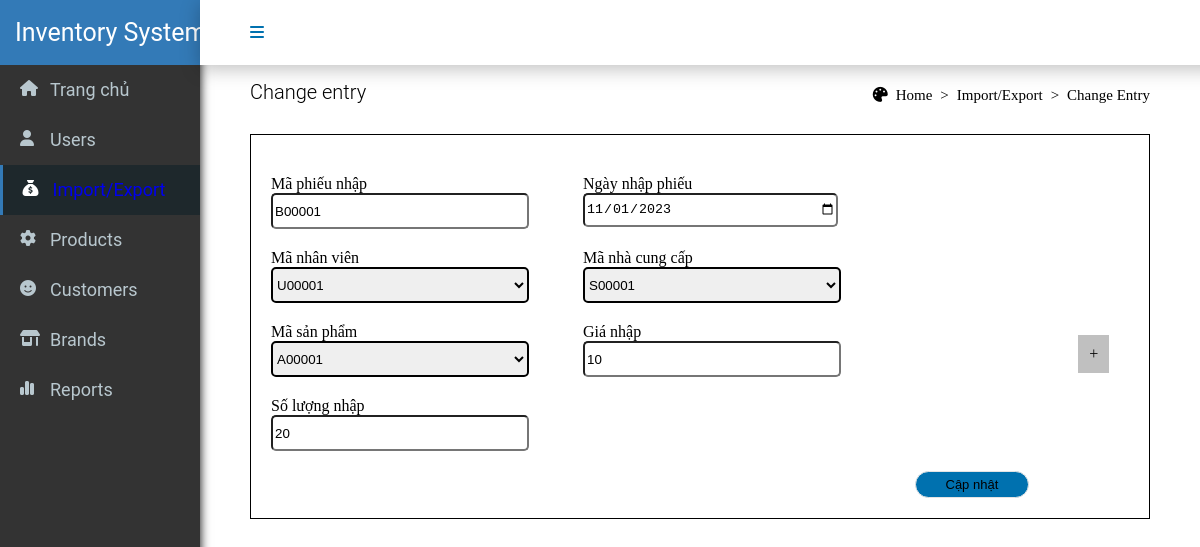
Screenshot of /application/create/change_entry.php?id=B00001 with the database file from the repository.
### tables this page shows
CREATE TABLE `import` (
  `import_ID` char(6) NOT NULL,
  `import_date` date DEFAULT NULL,
  `import_price` float DEFAULT NULL,
  `import_quantity` int(11) DEFAULT NULL,
  `supplier_ID` char(6) NOT NULL,
  `product_ID` char(6) NOT NULL,
  `user_ID` char(6) NOT NULL
);

### process/connect.php (called while the page is built, shortened)
<?php
abstract class connection {
    protected $DB_TYPE;
    protected $DB_HOST;
    protected $DB_NAME;
    protected $USER;
    protected $PW;
    protected $connection;
    public function __construct() {
        $this->DB_TYPE = 'mysql';
        $this->DB_HOST = 'localhost';
        $this->DB_NAME = 'inventory';
        $this->USER = 'root';
        $this->PW = '';
        $this->connection = $this->conn();
    }
    public function conn() {
        try {
            $conn = new PDO("$this->DB_TYPE:host=$this->DB_HOST;dbname=$this->DB_NAME", $this->USER, $this->PW);
            $conn->setAttribute(PDO::ATTR_DEFAULT_FETCH_MODE, PDO::FETCH_ASSOC);
            return $conn;
        } catch (Exception $e) {
            die("Connection failed: " . $e->getMessage());
        }
    }
    public function prepareSQL($sql) {
        return $this->connection->prepare($sql);
}
}
class Query extends connection {
    public function select($data) {
        $sql = "SELECT * FROM import WHERE import_ID = '$data'";
        $stmt = $this->prepareSQL($sql);
        $stmt->execute();
        return $stmt->fetchAll();
    }
}

### application/create/change_entry.php (the view, shortened to what this page needs)
<?php
require_once '../../process/connect.php';
$id = $_GET['id'];
$getinf = new Query();
$entrys = $getinf->select($id);
?>
<!DOCTYPE html>
<html lang="en">
<head>
    <link rel="stylesheet" href="../../css/index.css">
    <link rel="stylesheet" href="../../css/order.css">
    <link rel="stylesheet" href="../../css/output.css">
    <link rel="stylesheet" href="https://cdnjs.cloudflare.com/ajax/libs/font-awesome/6.4.0/css/all.min.css">
</head>
<body>
    <div class="navbar">
        <div class="navbar-box">
            <i class="fa-solid fa-bars active" style="color: #0071AF;"></i>
        </div>
    </div>
    <div class="sidebar">
        <h1>Inventory System</h1>
        <div class="sidebar-box">
            <i class="fa-solid fa-house" style="color: #b8c7ce;"></i>
            <h2><a href="../index.php">Trang chủ</a></h2>
        </div>
        <div class="sidebar-box">
            <i class="fa-solid fa-user" style="color: var(--white, #b8c7ce);"></i>
            <h2>Users</h2>
        </div>
        <div class="sidebar-box-active">
            <i class="fa-solid fa-sack-dollar" style="color: var(--white, white);"></i>
            <h2><a href="../order.php">Import/Export</a></h2>
        </div>
        <div class="sidebar-box">
            <i class="fa-solid fa-gear" style="color: var(--white, #b8c7ce);"></i>
            <h2><a href="../product.php">Products</a></h2>
        </div>
        <div class="sidebar-box">
            <i class="fa-solid fa-face-smile" style="color: var(--white, #b8c7ce);"></i>
            <h2>Customers</h2>
        </div>
        <div class="sidebar-box">
            <i class="fa-solid fa-shop" style="color: var(--white, #b8c7ce);"></i>
            <h2><a href="../brand.php">Brands</a></h2>
        </div>
        <div class="sidebar-box">
            <i class="fa-solid fa-chart-simple" style="color: var(--white, #b8c7ce);"></i>
            <h2>Reports</h2>
        </div>
    </div>
    <div class="content">
        <div class="content-title">
            <p>Change entry</p>
            <ul>
                <i class="fa-solid fa-palette"></i>
                <li class="home"><a href="../index.php">Home</a></li>
                <li> > </li>
                <li>Import/Export</li>
                <li> > </li>
                <li>Change Entry</li>
            </ul>
        </div>
        <?php
            foreach ($entrys as $entry): ?>
        <div class="output-detail">
            <form action="../../process/process_change.php" method="post" autocomplete="off" enctype="multipart/form-data">
                <div class="require-info">
                    <div class="output-detail-box">
                        <label for="import_ID">Mã phiếu nhập</label>
                        <input name ="import_ID" id="import_ID" type="text" value = "<?= $entry['import_ID'] ?>">
                    </div>
                    <div class="output-detail-box">
                        <label for="date">Ngày nhập phiếu</label>
                        <input name ="date" id="date" type="date" value = "<?= $entry['import_date'] ?>">
                    </div>
                    <div class="output-detail-box">
                        <label for="user">Mã nhân viên</label>
                        <select name="user" id="user">
                        <option value="<?php echo $entry["user_ID"] ?>"><?php echo $entry["user_ID"] ?></option>
                        </select>
                    </div>
                    <div class="output-detail-box">
                        <label for="brand">Mã nhà cung cấp</label>
                        <select name="brand" id="brand">
                        <option value="<?php echo $entry["supplier_ID"] ?>"><?php echo $entry["supplier_ID"] ?></option>
                        </select>
                    </div>
                </div>
                <div class="dynamic-input">
                    <div class="output-detail-box">
                        <label for="product">Mã sản phẩm</label>
                        <select name="product" id="product">
                        <option value="<?php echo $entry["product_ID"] ?>"><?php echo $entry["product_ID"] ?></option>
                        </select>
                    </div>
                    <div class="output-detail-box">
                        <label for="price">Giá nhập</label>
                        <input name ="price" id="price" type="text" value = "<?= $entry['import_price'] ?>">
                    </div>
                    <div class="output-detail-box">
                        <label for="number">Số lượng nhập</label>
                        <input name ="number" id="number" type="number" value = "<?= $entry['import_quantity'] ?>">
                    </div>
                </div>
                <i class="add">+</i>
                <button type = "submit" name = "submit">Cập nhật</button>
            </form>
        </div>
        <?php endforeach; ?>
    </div>
</body>
</html>

### css/index.css (style rules this page uses)
* { margin: 0; }
.sidebar { position: fixed; width: 200px; height: 100%; background: #333; height: 860px; overflow: hidden; flex-direction: column; top: 0; display: flex; flex-direction: column; align-items: center; box-shadow: 0 0 10px 0; }
.sidebar h1 { color: var(--white, #FFF); font-family: Roboto; font-size: 25px; padding-left: 30px; font-style: normal; font-weight: 400; line-height: 35.5px; display: flex; align-items: center; background-color: #337ab7; width: 100%; height: 65px; }
.sidebar-box-active { position: relative; }
.sidebar-box-active .fa-solid { position: absolute; left: 25px; top: 15px; }
.sidebar-box { position: relative; }
.sidebar-box .fa-solid { position: absolute; left: 20px; top: 15px; }
.sidebar-box h2 { color: var(--white, #b8c7ce); font-family: Roboto; font-size: 18px; padding-left: 50px; font-style: normal; font-weight: 400; line-height: 35.5px; display: flex; align-items: center; width: 150px; height: 50px; }
.sidebar-box a:link { color: var(--white, #b8c7ce); font-family: Roboto; font-size: 18px; font-style: normal; font-weight: 400; line-height: 35.5px; display: flex; align-items: center; width: 150px; height: 50px; }
.sidebar-box-active .fa-solid { color: var(--white, white); }
.sidebar-box-active h2 { color: var(--white, #FFF); font-family: Roboto; font-size: 18px; padding-left: 50px; font-style: normal; font-weight: 400; line-height: 35.5px; display: flex; align-items: center; width: 150px; height: 50px; background-color: #1e282c; border-left: 5px solid #337ab7; }
.navbar { position: fixed; display: flex; width: 100%; height: 65px; justify-content: space-between; align-items: center; top: 0; left: 200px; background: #FFF; box-shadow: 0px 4px 18px 0px rgba(0, 0, 0, 0.25); box-sizing: border-box; z-index: 5; }
.navbar .navbar-box { display: flex; }
.navbar .navbar-box .fa-bars { margin-left: 50px; margin-right: 950px; }
.content { position: relative; top: 80px; margin-left: 250px; margin-right: 50px; }
.content-title { display: flex; align-items: end; }
.content-title p { font-family: Roboto; font-size: 20px; font-style: normal; font-weight: 300; display: flex; align-items: center; }
.content-title ul { position: absolute; right: 0px; list-style: none; display: flex; gap: 8px; font-size: 15px; }
a:link { text-decoration: none; }
.home a:link { color: black }

### rows the page displays
import: import_ID "B00001", date "11/01/2023", user "U00001", brand "S00001", product "A00001", price "10", number "20"
